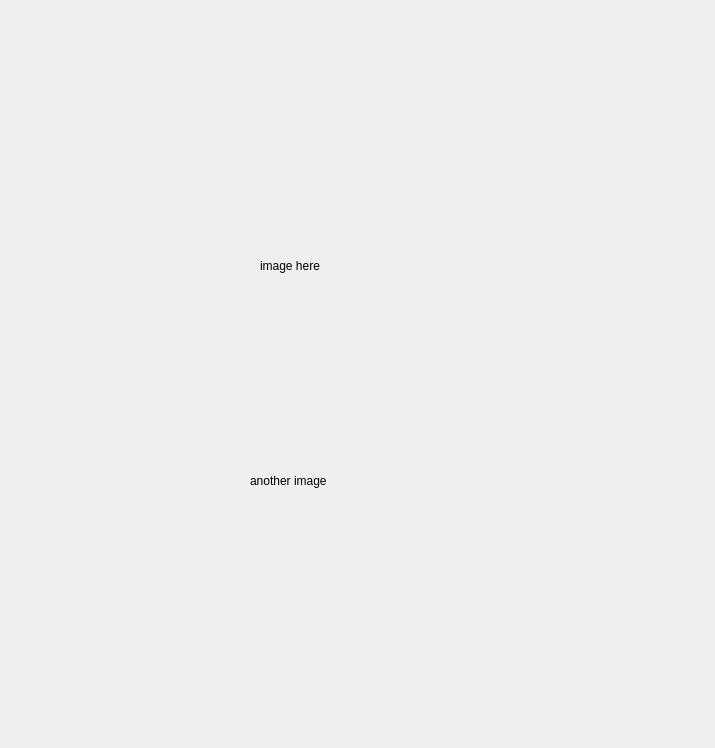
<?xml version="1.0" encoding="UTF-8"?>
<ui version="4.0">
 <class>GridProgress</class>
 <widget class="QWidget" name="GridProgress">
  <property name="geometry">
   <rect>
    <x>0</x>
    <y>0</y>
    <width>715</width>
    <height>748</height>
   </rect>
  </property>
  <property name="windowTitle">
   <string>Form</string>
  </property>
  <widget class="QLabel" name="label">
   <property name="geometry">
    <rect>
     <x>260</x>
     <y>240</y>
     <width>171</width>
     <height>51</height>
    </rect>
   </property>
   <property name="text">
    <string>image here</string>
   </property>
  </widget>
  <widget class="QLabel" name="label_2">
   <property name="geometry">
    <rect>
     <x>250</x>
     <y>460</y>
     <width>181</width>
     <height>41</height>
    </rect>
   </property>
   <property name="text">
    <string>another image</string>
   </property>
  </widget>
 </widget>
 <resources/>
 <connections/>
</ui>
